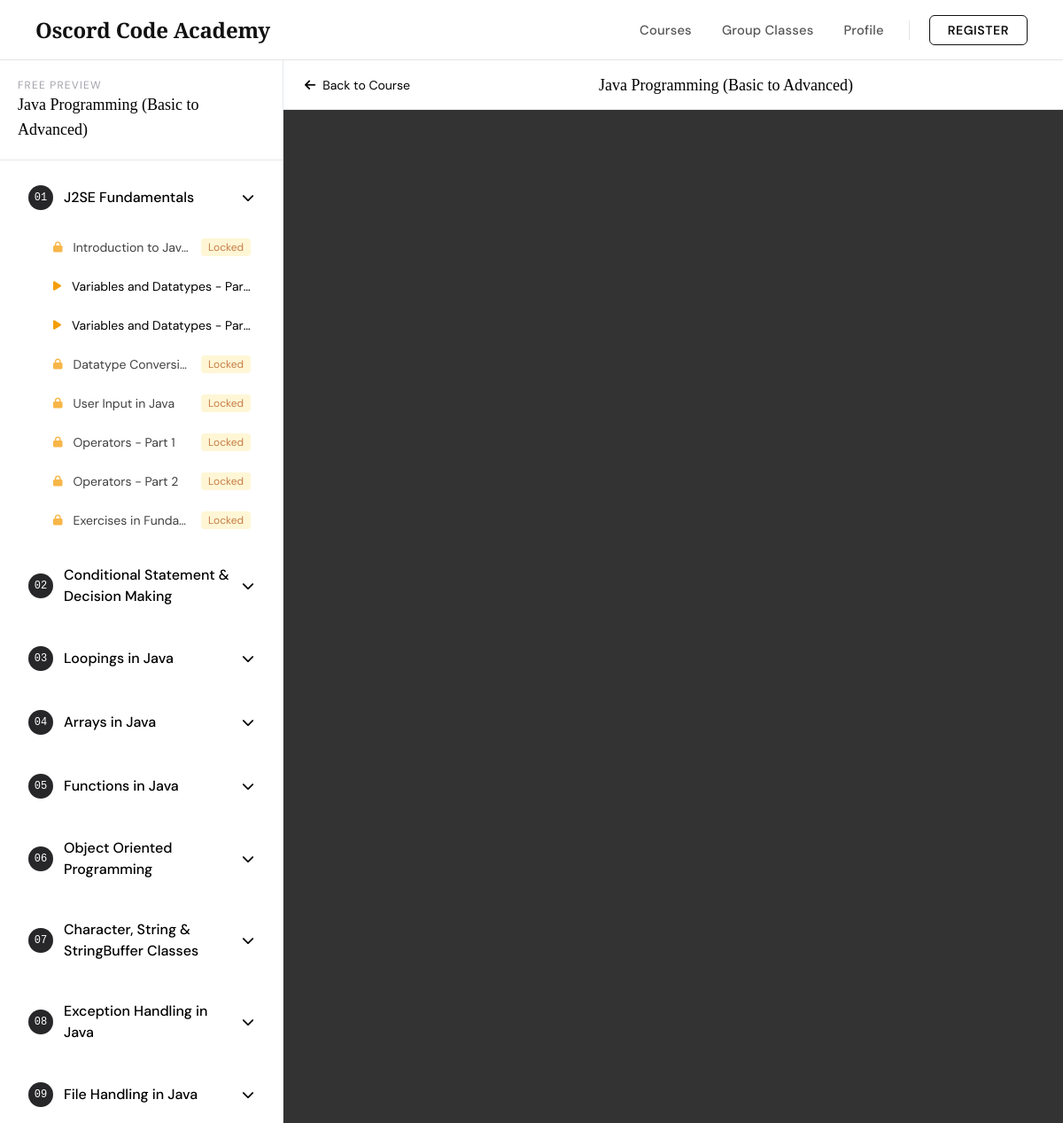
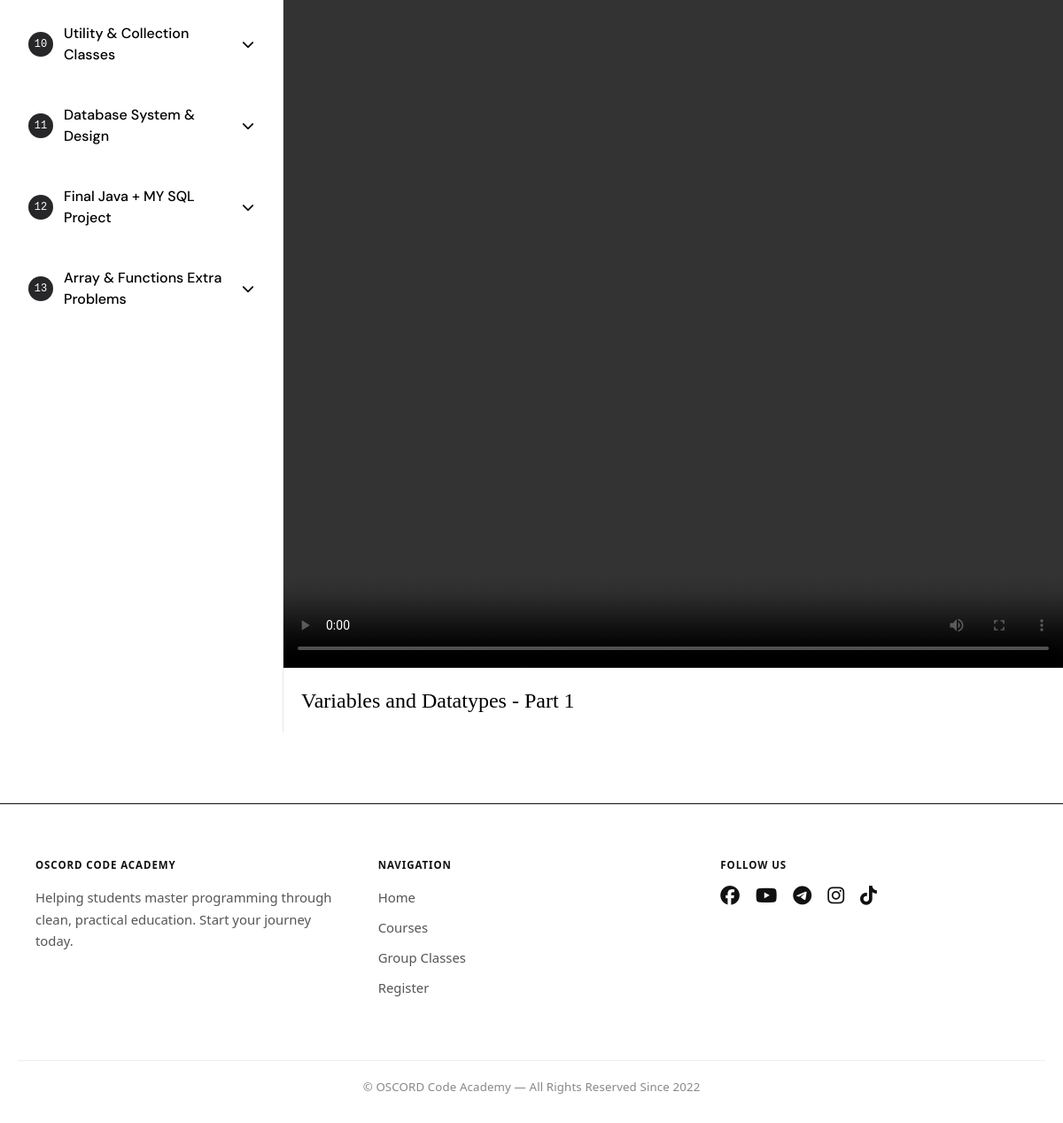
Page /moduleFree.php?courseID=27 on the committed database (2 pictures, top to bottom).
### tables this page shows
CREATE TABLE `course` (
  `id` int(11) NOT NULL,
  `name` varchar(100) NOT NULL,
  `fee` double NOT NULL,
  `period` varchar(100) NOT NULL,
  `fbLink` varchar(500) NOT NULL,
  `description` longtext NOT NULL,
  `sort` int(11) NOT NULL,
  `photoID` int(11) DEFAULT NULL
);

CREATE TABLE `module` (
  `id` int(11) NOT NULL,
  `title` varchar(250) NOT NULL,
  `courseID` int(11) NOT NULL
);

CREATE TABLE `module_item` (
  `id` int(11) NOT NULL,
  `sort` int(11) NOT NULL,
  `type` varchar(100) NOT NULL,
  `fileID` int(11) DEFAULT NULL,
  `videoID` int(11) DEFAULT NULL,
  `linkID` int(11) DEFAULT NULL,
  `assignmentID` int(11) DEFAULT NULL,
  `moduleID` int(11) NOT NULL,
  `isFree` tinyint(4) DEFAULT NULL
);

CREATE TABLE `video` (
  `id` int(11) NOT NULL,
  `name` varchar(250) NOT NULL,
  `video` varchar(500) NOT NULL
);

### moduleFree.php (the view, shortened to what this page needs)
<?php
$courseID = isset($_GET['courseID']) ? (int)$_GET['courseID'] : 0;
$conn = $GLOBALS['conn'] ?? null;
$course = null;
$modules = [];
if ($conn) {
    $stmt = mysqli_prepare($conn, "SELECT * FROM course WHERE id = ? LIMIT 1");
    mysqli_stmt_bind_param($stmt, "i", $courseID);
    mysqli_stmt_execute($stmt);
    $res = mysqli_stmt_get_result($stmt);
    if ($res && mysqli_num_rows($res) > 0) {
        $course = mysqli_fetch_assoc($res);
    }
    $stmt = mysqli_prepare($conn, "SELECT id, title FROM module WHERE courseID = ? ORDER BY id ASC");
    mysqli_stmt_bind_param($stmt, "i", $courseID);
    mysqli_stmt_execute($stmt);
    $modRes = mysqli_stmt_get_result($stmt);
    while ($mod = mysqli_fetch_assoc($modRes)) {
        $modID = (int)$mod['id'];
        $itemStmt = mysqli_prepare($conn, "
            SELECT mi.id, mi.sort, mi.isFree, v.name AS videoName, v.video AS videoFile
            FROM module_item mi
            LEFT JOIN video v ON mi.videoID = v.id
            WHERE mi.moduleID = ? AND mi.type = 'VIDEO'
            ORDER BY mi.sort ASC
        ");
        mysqli_stmt_bind_param($itemStmt, "i", $modID);
        mysqli_stmt_execute($itemStmt);
        $itemRes = mysqli_stmt_get_result($itemStmt);
        $items = [];
        while ($item = mysqli_fetch_assoc($itemRes)) {
            $items[] = $item;
        }
        $modules[] = [
            'id' => $modID,
            'title' => $mod['title'],
            'items' => $items
        ];
    }
}
$currentVideo = null;
if (!empty($modules) && !empty($modules[0]['items'])) {
    foreach ($modules[0]['items'] as $item) {
        if ($item['isFree'] == 1) {
            $currentVideo = $item;
            break;
        }
    }
}
?>
<!DOCTYPE html>
<html lang="en">
<head>
    <script src="https://cdn.tailwindcss.com"></script>
    <link rel="stylesheet" href="https://cdnjs.cloudflare.com/ajax/libs/font-awesome/6.5.1/css/all.min.css">
</head>
<body>
<?php include './nav.php'; ?>
<div id="main-layout" class="flex" style="height: calc(100vh - 72px);">
    <div id="sidebar" class="order-2 md:order-1 md:w-80 w-full bg-white border-r flex flex-col overflow-hidden flex-shrink-0">
        <div class="hidden md:block p-5 border-b">
            <div class="uppercase text-xs tracking-widest text-zinc-400">FREE PREVIEW</div>
            <div class="font-display text-lg font-light"><?= htmlspecialchars($course['name']) ?></div>
        </div>
        <div id="sidebar-inner" class="flex-1 overflow-y-auto p-3 hidden md:block">
            <?php foreach ($modules as $modIndex => $module): ?>
                <div class="mb-3">
                    <div onclick="toggleModule(this)" class="module-header px-4 py-3 md:px-5 md:py-4 cursor-pointer flex justify-between items-center hover:bg-amber-50 rounded-2xl">
                        <div class="flex items-center gap-3">
                            <span class="w-7 h-7 bg-zinc-800 text-white text-xs font-mono flex items-center justify-center rounded-full flex-shrink-0">
                                <?= str_pad($modIndex+1,2,'0',STR_PAD_LEFT) ?>
                            </span>
                            <span class="font-medium text-sm md:text-base leading-tight"><?= htmlspecialchars($module['title']) ?></span>
                        </div>
                        <i class="fa-solid fa-chevron-down module-chevron transition-transform flex-shrink-0 ml-2 text-sm"></i>
                    </div>
                    <div class="module-content hidden pl-6 md:pl-8 pr-2 mt-1">
                        <?php foreach ($module['items'] as $item): ?>
                            <div onclick="<?= $item['isFree'] == 1 ? "playVideo('".htmlspecialchars($item['videoFile'])."','".htmlspecialchars($item['videoName'])."',this)" : "showLockedMessage()" ?>"
                                 class="lesson-item flex items-center gap-3 px-3 md:px-4 py-2.5 md:py-3 rounded-2xl cursor-pointer hover:bg-gray-50 text-sm <?= $item['isFree'] != 1 ? 'locked' : '' ?>">
                                <i class="fa-solid <?= $item['isFree'] == 1 ? 'fa-play' : 'fa-lock' ?> text-amber-500 flex-shrink-0 text-xs"></i>
                                <span class="flex-1 min-w-0 truncate"><?= htmlspecialchars($item['videoName']) ?></span>
                                <?php if ($item['isFree'] != 1): ?>
                                    <span class="flex-shrink-0 text-xs bg-amber-100 text-amber-700 px-2 py-0.5 rounded">Locked</span>
                                <?php endif; ?>
                            </div>
                        <?php endforeach; ?>
                    </div>
                </div>
            <?php endforeach; ?>
        </div>
    </div>
    <div id="content-col" class="order-1 md:order-2 flex-1 flex flex-col overflow-hidden">
        <div class="hidden md:flex h-14 bg-white border-b items-center px-6 justify-between flex-shrink-0">
            <a href="specificCourse.php?courseID=<?= $courseID ?>" class="flex items-center gap-2 text-sm hover:text-amber-600 transition-colors">
                <i class="fa-solid fa-arrow-left"></i>
                Back to Course
            </a>
            <h1 class="font-display text-lg font-light"><?= htmlspecialchars($course['name']) ?></h1>
        </div>
        <div id="video-area" class="flex-1 bg-black relative overflow-hidden">
            <?php if ($currentVideo && $currentVideo['isFree'] == 1): ?>
                <video id="mainVideo"
                       controls
                       controlsList="nodownload"
                       disablePictureInPicture
                       oncontextmenu="return false;"
                       class="absolute inset-0 w-full h-full"
                       autoplay
                       playsinline>
                    <source src="video/<?= htmlspecialchars($currentVideo['videoFile']) ?>" type="video/mp4">
                </video>
            <?php endif; ?>
        </div>
        <div class="bg-white border-t px-4 py-3 md:p-5 flex-shrink-0">
            <div id="currentLessonTitle" class="font-display text-lg md:text-2xl font-light leading-tight">
                <?= htmlspecialchars($currentVideo['videoName'] ?? 'Free Preview') ?>
            </div>
        </div>
    </div>
</div>
<?php include 'footer.php'; ?>
</body>
</html>

### moduleFree.php (style rules this page uses)
:root { --ink: #1A1612; --gold: #C9A84C; }
body { margin:0; padding:0; font-family:'DM Sans', sans-serif; }
.font-display { font-family:'Cormorant Garamond', serif; }
video { width:100% !important; height:100% !important; display:block; }
.lesson-item.locked { opacity: 0.75; }

### rows in the picture
course: name "Java Programming (Basic to Advanced)"
module: modIndex "01", title "J2SE Fundamentals"
module_item: isFree 0 (drawn), videoID.name "Introduction to Jav…"
module_item: isFree 1 (drawn), videoID.name "Variables and Datatypes - Par…"
module_item: isFree 1 (drawn), videoID.name "Variables and Datatypes - Par…"
module_item: isFree 0 (drawn), videoID.name "Datatype Conversi…"
module_item: isFree 0 (drawn), videoID.name "User Input in Java"
module_item: isFree 0 (drawn), videoID.name "Operators - Part 1"
module_item: isFree 0 (drawn), videoID.name "Operators - Part 2"
module_item: isFree 0 (drawn), videoID.name "Exercises in Funda…"
module: modIndex "02", title "Conditional Statement & Decision Making"
module: modIndex "03", title "Loopings in Java"
module: modIndex "04", title "Arrays in Java"
module: modIndex "05", title "Functions in Java"
module: modIndex "06", title "Object Oriented Programming"
module: modIndex "07", title "Character, String & StringBuffer Classes"
module: modIndex "08", title "Exception Handling in Java"
module: modIndex "09", title "File Handling in Java"
module: modIndex "10", title "Utility & Collection Classes"
module: modIndex "11", title "Database System & Design"
module: modIndex "12", title "Final Java + MY SQL Project"
module: modIndex "13", title "Array & Functions Extra Problems"
video: name "Variables and Datatypes - Part 1"
